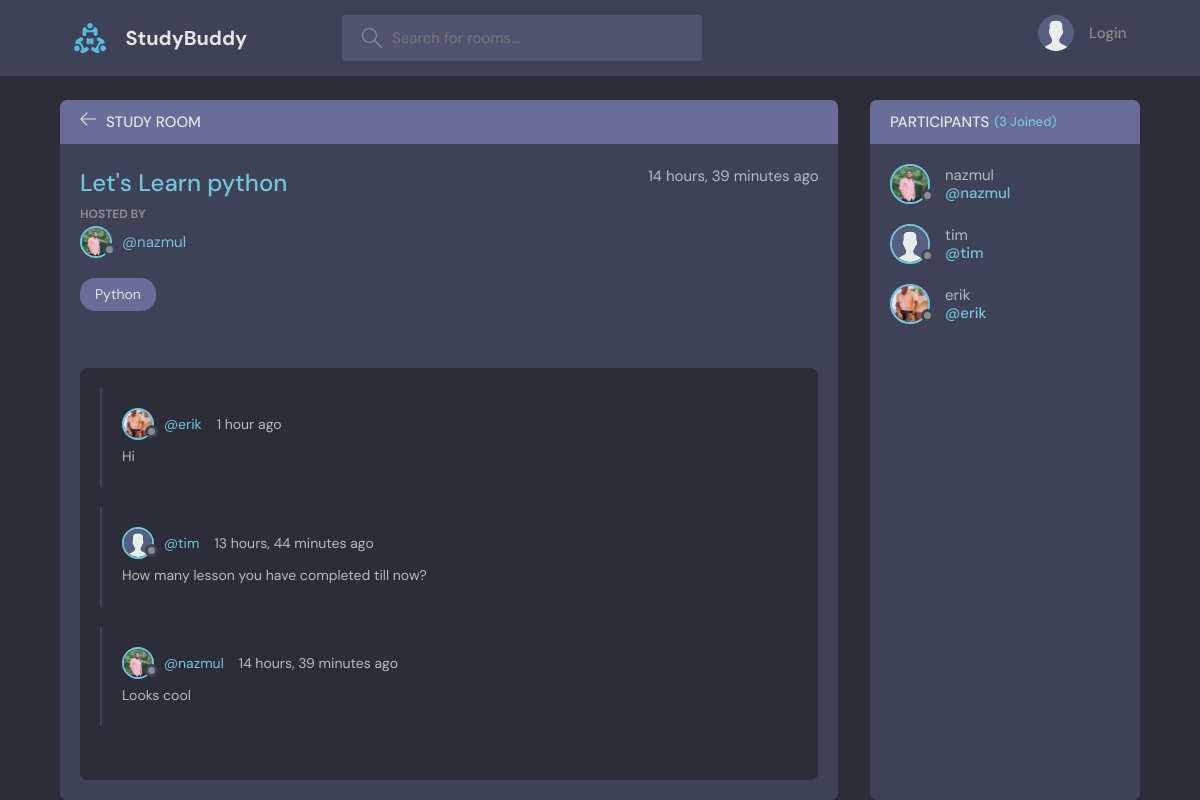
/room/1, run on the app's committed database.
### base/models.py (models this page shows, shortened)
class Room(models.Model):
    host = models.ForeignKey(User, on_delete=models.SET_NULL, null=True)
    topic = models.ForeignKey(Topic, on_delete=models.SET_NULL, null=True)
    name = models.CharField(max_length=250)
    description = models.TextField(null=True, blank=True,)
    participants = models.ManyToManyField(User, blank=True, related_name="participants")    #when there is another ManyToMany or OneToMany relationship, to Spcify this relation used "related_name"
    update = models.DateTimeField(auto_now=True)
    create = models.DateTimeField(auto_now_add=True)
    class Meta:
        ordering = ['-update', '-create']   # rendering data by sorting query data

class User(AbstractUser):
    name = models.CharField(max_length=200, null=True)
    email = models.EmailField(unique=True)
    bio = models.TextField(null=True)
    avatar = models.ImageField(null=True, default='avatar.svg')
    USERNAME_FIELD = 'email'
    REQUIRED_FIELDS = []

class Topic(models.Model):
    name = models.CharField(max_length=200)
    def __str__(self):
        return self.name

class Message(models.Model):
    user = models.ForeignKey(User, on_delete=models.CASCADE)
    room = models.ForeignKey(Room, on_delete=models.CASCADE)
    body = models.TextField()
    update = models.DateTimeField(auto_now=True)
    create = models.DateTimeField(auto_now_add=True)
    class Meta:
        ordering = ['-update', '-create']

### base/views.py (the view, shortened to what this page needs)
# urls.py: path('room/<str:pk>', views.room, name='room'),
def room(request, pk):
    room = Room.objects.get(id=pk)
    room_messages = room.message_set.all()                      # order_by('-create')  # decending order by create value
    participants = room.participants.all()                      # getting all participants in this current room id=pk
    context = {'room':room, 'room_messages':room_messages, 'participants':participants}
    return render(request, 'base/room.html', context)

### base/templates/base/room.html (shortened to what this page needs)
{% extends 'main.html' %}
{% block content %}
    <main class="profile-page layout layout--2">
      <div class="container">
        <div class="room">
          <div class="room__top">
            <div class="room__topLeft">
              <a href="{{request.META.HTTP_REFERER}}">
                <svg version="1.1" xmlns="http://www.w3.org/2000/svg" width="32" height="32" viewBox="0 0 32 32">
                  <title>arrow-left</title>
                  <path
                    d="M13.723 2.286l-13.723 13.714 13.719 13.714 1.616-1.611-10.96-10.96h27.625v-2.286h-27.625l10.965-10.965-1.616-1.607z"
                  ></path>
                </svg>
              </a>
              <h3>Study Room</h3>
            </div>
          </div>
          <div class="room__box scroll">
            <div class="room__header scroll">
              <div class="room__info">
                <h3>{{room.name}}</h3>
                <span>{{room.create | timesince}} ago</span>
              </div>
              <div class="room__hosted">
                <p>Hosted By</p>
                <a href="#" class="room__author">
                  <div class="avatar avatar--small">
                    <img src="{{room.host.avatar.url}}" />
                  </div>
                  <span>@{{room.host.username}}</span>
                </a>
              </div>
              <span class="room__topics">{{room.topic}}</span>
            </div>
            <div class="room__conversation">
              <div class="threads scroll">
                {% for message in room_messages %}
                <div class="thread">
                  <div class="thread__top">
                    <div class="thread__author">
                      <a href="{% url 'user-profile' message.user.id %}" class="thread__authorInfo">
                        <div class="avatar avatar--small">
                          <img src="{{message.user.avatar.url}}" />
                        </div>
                        <span>@{{message.user.username}}</span>
                      </a>
                      <span class="thread__date">{{message.create | timesince}} ago</span>
                    </div>
                  </div>
                  <div class="thread__details">
                    {{message.body}}
                  </div>
                </div>
                {% endfor %}
              </div>
            </div>
          </div>
        </div>
        <div class="participants">
          <h3 class="participants__top">Participants <span>({{participants.count}} Joined)</span></h3>
          <div class="participants__list scroll">
            {% for user in participants %}
            <a href="{% url 'user-profile' user.id %}" class="participant">
              <div class="avatar avatar--medium">
                <img src="{{user.avatar.url}}" />
              </div>
              <p>
                {{user.username}}
                <span>@{{user.username}}</span>
              </p>
            </a>
            {% endfor %}
          </div>
        </div>
      </div>
    </main>
{% endblock content %}

### data on the page
Room: name "Let's Learn python", create "14 hours, 39 minutes", host.avatar (picture), host.username "nazmul", topic "Python"
Message: user.avatar (picture), user.username "erik", create "1 hour", body "Hi"
Message: user.avatar (placeholder picture), user.username "tim", create "13 hours, 44 minutes", body "How many lesson you have completed till now?"
Message: user.avatar (picture), user.username "nazmul", create "14 hours, 39 minutes", body "Looks cool"
User: avatar (picture), username "nazmul"
User: avatar (placeholder picture), username "tim"
User: avatar (picture), username "erik"

### other printed values
{{ participants.count }} "3"
